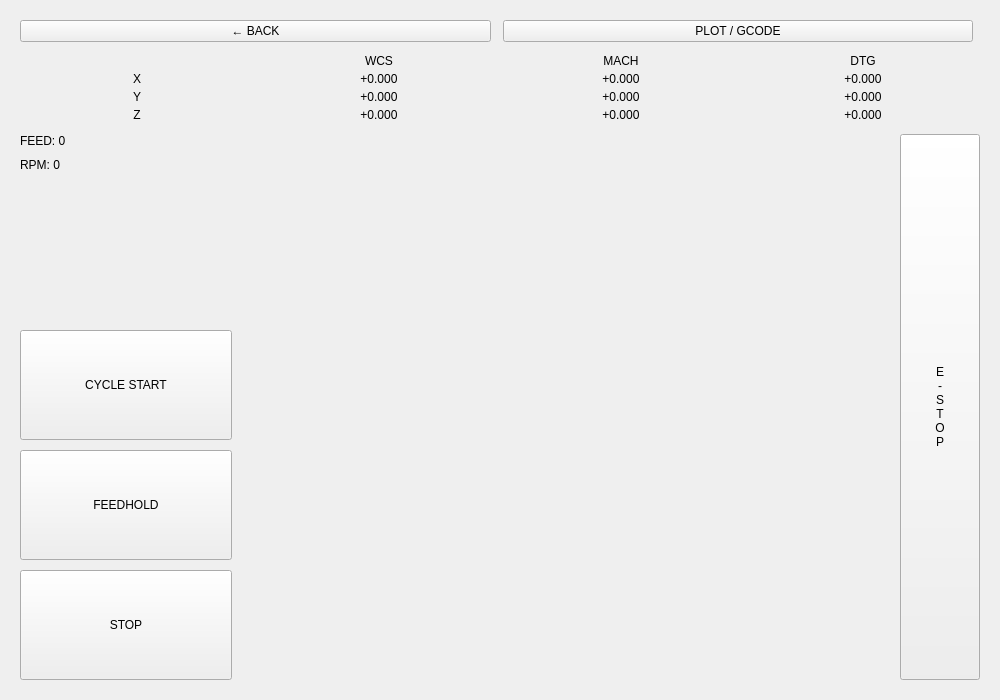
<?xml version="1.0" encoding="UTF-8"?>
<ui version="4.0">
 <class>SimpleView</class>
 <widget class="QWidget" name="SimpleView">
  <property name="geometry">
   <rect><x>0</x><y>0</y><width>1000</width><height>700</height></rect>
  </property>
  <layout class="QVBoxLayout" name="mainLayout">
   <property name="spacing"><number>12</number></property>
   <property name="margin"><number>20</number></property>

   <!-- ← Zurück + Toggle -->
   <item>
    <layout class="QHBoxLayout" name="backLayout">
     <item>
      <widget class="QPushButton" name="btn_simple_back">
       <property name="text"><string>← BACK</string></property>
      </widget>
     </item>
     <item>
      <widget class="QPushButton" name="btn_simple_toggle">
       <property name="text"><string>PLOT / GCODE</string></property>
      </widget>
     </item>
     <item>
      <spacer name="backSpacer">
       <property name="orientation"><enum>Qt::Orientation::Horizontal</enum></property>
      </spacer>
     </item>
    </layout>
   </item>

   <!-- DRO grid: rows = X Y Z,  cols = WCS | MACH | DTG  (fonts+colors in Python) -->
   <item>
    <layout class="QGridLayout" name="droGrid">
     <property name="horizontalSpacing"><number>8</number></property>
     <property name="verticalSpacing"><number>4</number></property>

     <!-- Row 0: column headers -->
     <item row="0" column="1"><widget class="QLabel" name="lbl_hdr_wcs"><property name="text"><string>WCS</string></property><property name="alignment"><set>Qt::AlignmentFlag::AlignHCenter|Qt::AlignmentFlag::AlignVCenter</set></property></widget></item>
     <item row="0" column="2"><widget class="QLabel" name="lbl_hdr_mach"><property name="text"><string>MACH</string></property><property name="alignment"><set>Qt::AlignmentFlag::AlignHCenter|Qt::AlignmentFlag::AlignVCenter</set></property></widget></item>
     <item row="0" column="3"><widget class="QLabel" name="lbl_hdr_dtg"><property name="text"><string>DTG</string></property><property name="alignment"><set>Qt::AlignmentFlag::AlignHCenter|Qt::AlignmentFlag::AlignVCenter</set></property></widget></item>

     <!-- Row 1: X -->
     <item row="1" column="0"><widget class="QLabel" name="lbl_row_x"><property name="text"><string>X</string></property><property name="alignment"><set>Qt::AlignmentFlag::AlignHCenter|Qt::AlignmentFlag::AlignVCenter</set></property></widget></item>
     <item row="1" column="1"><widget class="QLabel" name="lbl_wcs_x"><property name="text"><string>+0.000</string></property><property name="alignment"><set>Qt::AlignmentFlag::AlignHCenter|Qt::AlignmentFlag::AlignVCenter</set></property></widget></item>
     <item row="1" column="2"><widget class="QLabel" name="lbl_mach_x"><property name="text"><string>+0.000</string></property><property name="alignment"><set>Qt::AlignmentFlag::AlignHCenter|Qt::AlignmentFlag::AlignVCenter</set></property></widget></item>
     <item row="1" column="3"><widget class="QLabel" name="lbl_dtg_x"><property name="text"><string>+0.000</string></property><property name="alignment"><set>Qt::AlignmentFlag::AlignHCenter|Qt::AlignmentFlag::AlignVCenter</set></property></widget></item>

     <!-- Row 2: Y -->
     <item row="2" column="0"><widget class="QLabel" name="lbl_row_y"><property name="text"><string>Y</string></property><property name="alignment"><set>Qt::AlignmentFlag::AlignHCenter|Qt::AlignmentFlag::AlignVCenter</set></property></widget></item>
     <item row="2" column="1"><widget class="QLabel" name="lbl_wcs_y"><property name="text"><string>+0.000</string></property><property name="alignment"><set>Qt::AlignmentFlag::AlignHCenter|Qt::AlignmentFlag::AlignVCenter</set></property></widget></item>
     <item row="2" column="2"><widget class="QLabel" name="lbl_mach_y"><property name="text"><string>+0.000</string></property><property name="alignment"><set>Qt::AlignmentFlag::AlignHCenter|Qt::AlignmentFlag::AlignVCenter</set></property></widget></item>
     <item row="2" column="3"><widget class="QLabel" name="lbl_dtg_y"><property name="text"><string>+0.000</string></property><property name="alignment"><set>Qt::AlignmentFlag::AlignHCenter|Qt::AlignmentFlag::AlignVCenter</set></property></widget></item>

     <!-- Row 3: Z -->
     <item row="3" column="0"><widget class="QLabel" name="lbl_row_z"><property name="text"><string>Z</string></property><property name="alignment"><set>Qt::AlignmentFlag::AlignHCenter|Qt::AlignmentFlag::AlignVCenter</set></property></widget></item>
     <item row="3" column="1"><widget class="QLabel" name="lbl_wcs_z"><property name="text"><string>+0.000</string></property><property name="alignment"><set>Qt::AlignmentFlag::AlignHCenter|Qt::AlignmentFlag::AlignVCenter</set></property></widget></item>
     <item row="3" column="2"><widget class="QLabel" name="lbl_mach_z"><property name="text"><string>+0.000</string></property><property name="alignment"><set>Qt::AlignmentFlag::AlignHCenter|Qt::AlignmentFlag::AlignVCenter</set></property></widget></item>
     <item row="3" column="3"><widget class="QLabel" name="lbl_dtg_z"><property name="text"><string>+0.000</string></property><property name="alignment"><set>Qt::AlignmentFlag::AlignHCenter|Qt::AlignmentFlag::AlignVCenter</set></property></widget></item>

    </layout>
   </item>

   <!-- Mid: left col (FEED / RPM / buttons)  +  right (backplot) -->
   <item>
    <layout class="QHBoxLayout" name="midLayout" stretch="1,3">
     <property name="spacing"><number>16</number></property>

     <!-- Left: FEED, RPM, then buttons stacked -->
     <item>
      <layout class="QVBoxLayout" name="leftColumn">
       <property name="spacing"><number>10</number></property>
       <item><widget class="QLabel" name="lbl_simple_feed"><property name="text"><string>FEED: 0</string></property></widget></item>
       <item><widget class="QLabel" name="lbl_simple_rpm"><property name="text"><string>RPM: 0</string></property></widget></item>
       <item>
        <spacer name="feedSpacer">
         <property name="orientation"><enum>Qt::Orientation::Vertical</enum></property>
         <property name="sizeType"><enum>QSizePolicy::Policy::Expanding</enum></property>
         <property name="sizeHint" stdset="0"><size><width>20</width><height>10</height></size></property>
        </spacer>
       </item>
       <item>
        <widget class="QPushButton" name="btn_simple_start">
         <property name="minimumSize"><size><width>0</width><height>110</height></size></property>
         <property name="text"><string>CYCLE START</string></property>
        </widget>
       </item>
       <item>
        <widget class="QPushButton" name="btn_simple_pause">
         <property name="minimumSize"><size><width>0</width><height>110</height></size></property>
         <property name="text"><string>FEEDHOLD</string></property>
        </widget>
       </item>
       <item>
        <widget class="QPushButton" name="btn_simple_stop">
         <property name="minimumSize"><size><width>0</width><height>110</height></size></property>
         <property name="text"><string>STOP</string></property>
        </widget>
       </item>
      </layout>
     </item>

     <!-- Right: backplot -->
     <item>
      <widget class="QFrame" name="frame_simple_backplot">
       <property name="frameShape"><enum>QFrame::Shape::NoFrame</enum></property>
       <property name="sizePolicy">
        <sizepolicy hsizetype="Expanding" vsizetype="Expanding">
         <horstretch>0</horstretch><verstretch>0</verstretch>
        </sizepolicy>
       </property>
       <layout class="QVBoxLayout" name="backplotVLayout">
        <property name="margin"><number>0</number></property>
       </layout>
      </widget>
     </item>

     <!-- Right: E-STOP (Vertical) -->
     <item>
      <widget class="QPushButton" name="btn_simple_estop">
       <property name="minimumSize"><size><width>80</width><height>0</height></size></property>
       <property name="sizePolicy">
        <sizepolicy hsizetype="Fixed" vsizetype="Expanding">
         <horstretch>0</horstretch><verstretch>0</verstretch>
        </sizepolicy>
       </property>
       <property name="text"><string>E
-
S
T
O
P</string></property>
      </widget>
     </item>

    </layout>
   </item>

  </layout>
 </widget>
 <resources/>
 <connections/>
</ui>
